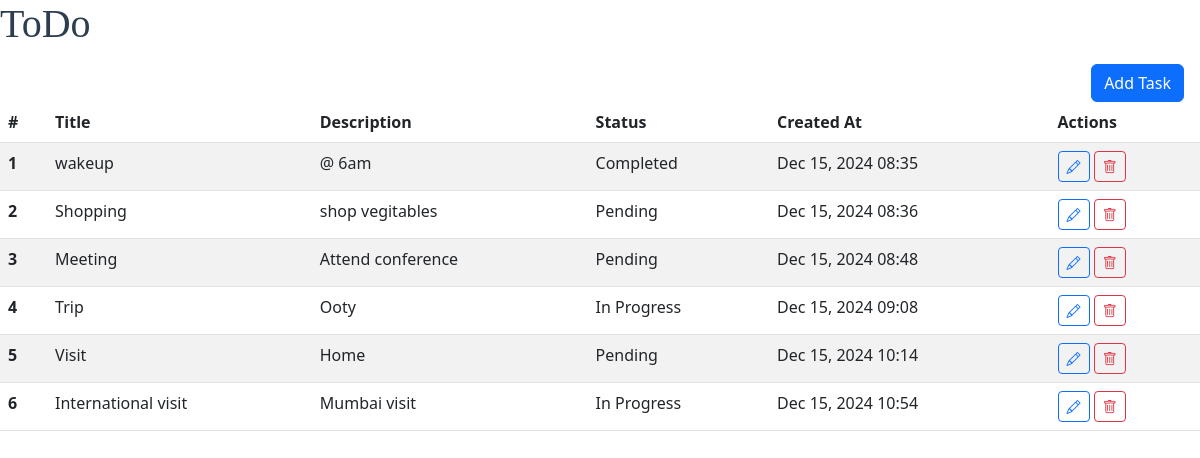
The page / on the database its author committed.
### todo_app/models.py (models this page shows, shortened)
class ToDo(models.Model):
    STATUS_CHOICES = [
        ('pending', 'Pending'),
        ('in-progress', 'In Progress'),
        ('completed', 'Completed'),
    ]
    title = models.CharField(max_length=200)  # To-Do title
    description = models.TextField(blank=True)  # Optional description
    status = models.CharField(
        max_length=20,
        choices=STATUS_CHOICES,
        default='pending'  # Default value is 'pending'
    )
    created_at = models.DateTimeField(auto_now_add=True)  # Timestamp when created
    updated_at = models.DateTimeField(auto_now=True)  # Timestamp when last updated

### todo_app/views.py (the view)
# urls.py: path('', views.home, name='home'),
def home(request):
    tasks = ToDo.objects.all()
    return render(request, 'list.html', {'tasks': tasks})

### templates/list.html (shortened to what this page needs)
{% extends "base.html" %}
{% block "main" %}
<h1 style="font-family: 'Georgia', serif; color: #2c3e50;">ToDo</h1>
<div class="d-flex justify-content-end mt-3 me-3">
  <button type="button" class="btn btn-primary" data-bs-toggle="modal" data-bs-target="#addTaskModal">Add Task</button>
</div>
<table class="table table-striped table-hover">
  <thead>
      <tr>
          <th scope="col">#</th>
          <th scope="col">Title</th>
          <th scope="col">Description</th>
          <th scope="col">Status</th>
          <th scope="col">Created At</th>
          <th scope="col">Actions</th>
      </tr>
  </thead>
  <tbody>
      {% for task in tasks %}
      <tr>
          <th scope="row">{{ forloop.counter }}</th>
          <td>{{ task.title }}</td>
          <td>{{ task.description }}</td>
          <td>{{ task.get_status_display }}</td>
          <td>{{ task.created_at|date:"M d, Y H:i" }}</td>
          <td>
            <button type="button" class="btn btn-sm btn-outline-primary" data-bs-toggle="modal" data-bs-target="#editTaskModal{{ task.id }}">
              <i class="bi bi-pencil"></i>
            </button>
            <form action="{% url 'delete_task' task.id %}" method="POST" style="display:inline;">
              <button type="submit" class="btn btn-sm btn-outline-danger" title="Delete Task" onclick="return confirm('Are you sure you want to delete this task?');">
                <i class="bi bi-trash"></i>
              </button>
            </form>
          </td>
      </tr>
    {% empty %}
    <tr>
      <td colspan="6" class="text-center">No tasks available</td>
    </tr>
      {% endfor %}
  </tbody>
</table>
{% endblock  %}

### templates/base.html (shortened to what this page needs)
<!DOCTYPE html>
<html lang="en">
<head>
    <link href="https://cdn.jsdelivr.net/npm/bootstrap@5.3.3/dist/css/bootstrap.min.css" rel="stylesheet">
    <link rel="stylesheet" href="https://cdnjs.cloudflare.com/ajax/libs/bootstrap/5.3.0/css/bootstrap.min.css">
    <link href="https://cdn.jsdelivr.net/npm/bootstrap-icons/font/bootstrap-icons.css" rel="stylesheet">
</head>
<body>
   {% block "main" %}  {% endblock %}
</body>
</html>

### rows shown on the page
ToDo: title "wakeup", description "@ 6am", status "Completed", created_at "Dec 15, 2024 08:35"
ToDo: title "Shopping", description "shop vegitables", status "Pending", created_at "Dec 15, 2024 08:36"
ToDo: title "Meeting", description "Attend conference", status "Pending", created_at "Dec 15, 2024 08:48"
ToDo: title "Trip", description "Ooty", status "In Progress", created_at "Dec 15, 2024 09:08"
ToDo: title "Visit", description "Home", status "Pending", created_at "Dec 15, 2024 10:14"
ToDo: title "International visit", description "Mumbai visit", status "In Progress", created_at "Dec 15, 2024 10:54"
